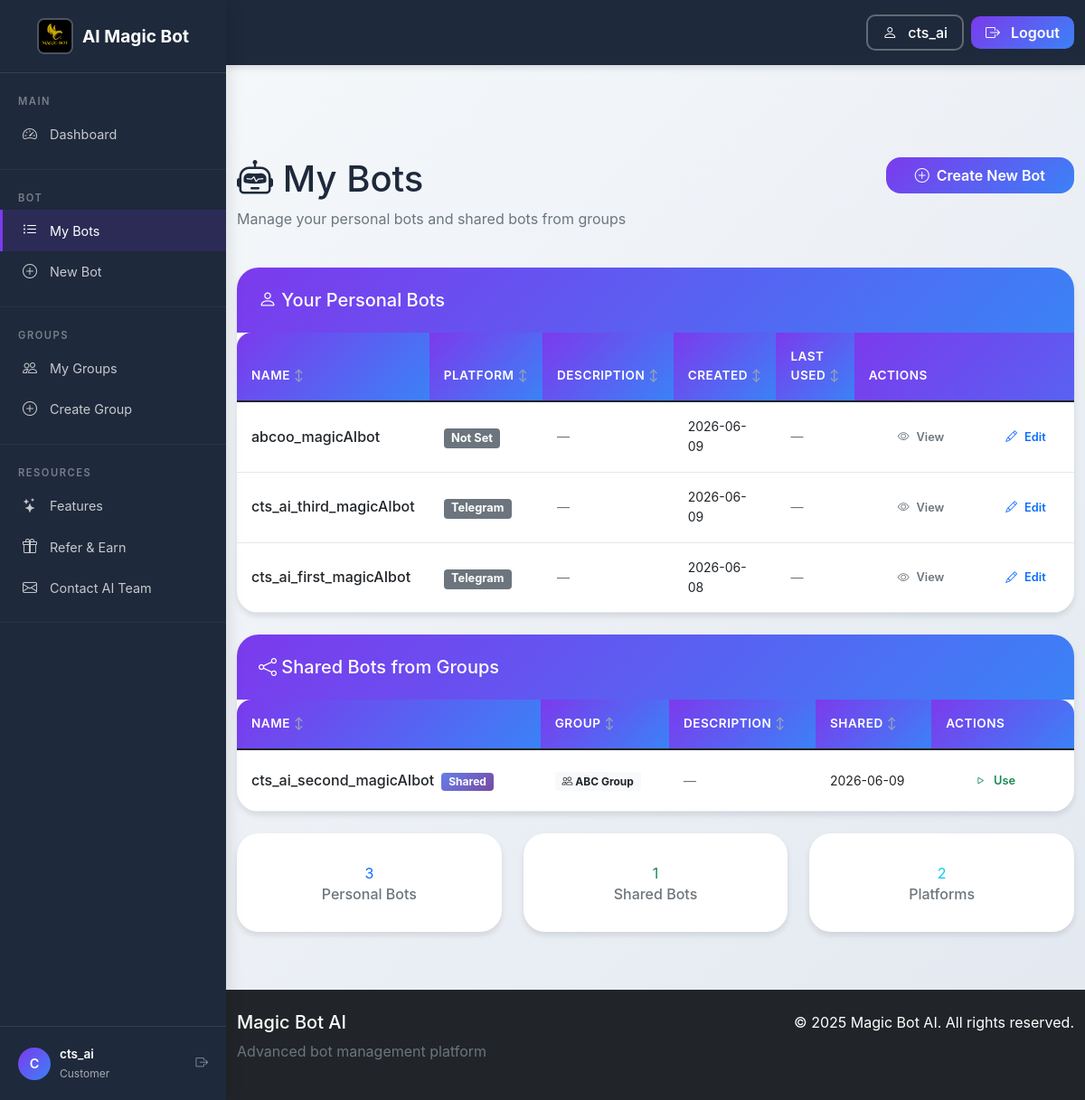
The page /my_bots (signed in) on the database its author committed.
### tables this page shows
CREATE TABLE bots (
            id INTEGER PRIMARY KEY AUTOINCREMENT,
            user_id INTEGER NOT NULL,
            name TEXT NOT NULL,
            email TEXT,
            organization TEXT,
            messaging TEXT,
            token TEXT NOT NULL,
            created_at TIMESTAMP DEFAULT CURRENT_TIMESTAMP,
            updated_at TIMESTAMP DEFAULT CURRENT_TIMESTAMP,
            llm TEXT,
            description TEXT,
            is_active BOOLEAN DEFAULT TRUE,
            online INTEGER DEFAULT 0,
            last_used TIMESTAMP,
            usage_count INTEGER DEFAULT 0,
            config TEXT,
            webhook_url TEXT,
            api_key TEXT,
            tags TEXT,
            file_folder TEXT
            , status TEXT DEFAULT 'active', FOREIGN KEY (user_id) REFERENCES users (id) ON DELETE CASCADE
        );

### app_complete_with_groups.py (the view)
@app.route("/my-bots")
@app.route("/my_bots")  # Alias for backward compatibility
@login_required
def my_bots():
    user_id = session["user_id"]
    role = session.get("role", "customer")
    if role == "admin":
        return redirect(url_for("admin_bots"))
    conn = get_db_connection()
    bots = conn.execute("""
        SELECT b.* FROM bots b
        WHERE b.user_id = ?
        ORDER BY b.created_at DESC
    """, (user_id,)).fetchall()
    shared_bots = conn.execute("""
        SELECT DISTINCT b.*, t.name as group_name, sb.shared_at
        FROM shared_bots sb
        JOIN bots b ON sb.bot_id = b.id
        JOIN groups t ON sb.group_id = t.id
        JOIN group_members tm ON t.id = tm.group_id
        WHERE tm.user_id = ? AND t.is_active = TRUE AND tm.status = 'active' AND b.is_active = TRUE
        ORDER BY sb.shared_at DESC
    """, (user_id,)).fetchall()
    conn.close()
    return render_template("my_bots_with_groups.html",
                         bots=bots,
                         shared_bots=shared_bots,
                         username=session.get("username"),
                         role=role)

### app_complete_with_groups.py (called while the page is built)
@app.context_processor
def inject_random_background():
    import random
    background_images = [
        '/static/AI_IMG1.jpeg',
        '/static/AI_IMG_2.jpeg',
        '/static/AI_IMG_3.jpeg',
        '/static/AI_IMG_4.jpeg'
    ]
    random_bg = random.choice(background_images)
    return {
        'random_background': random_bg,
        'all_backgrounds': background_images,
        'is_admin': session.get('role') == 'admin'
    }

    def __call__(self, environ, start_response):
        environ['wsgi.url_scheme'] = 'https'
        return super().__call__(environ, start_response)

### db.py (called while the page is built)
def _sqlite_conn():
    import sqlite3
    db_path = Path(__file__).parent / "users.db"
    conn = sqlite3.connect(str(db_path), timeout=10)
    conn.row_factory = sqlite3.Row
    conn.execute("PRAGMA journal_mode=WAL")
    conn.execute("PRAGMA busy_timeout = 5000")
    conn.execute("PRAGMA synchronous = NORMAL")
    conn.execute("PRAGMA foreign_keys = ON")
    return conn

def get_conn():
    if USE_PG:
        return _pg_conn()
    return _sqlite_conn()

### group_collaboration_ui.py (called while the page is built)
def login_required(f):
    @wraps(f)
    def decorated_function(*args, **kwargs):
        if "user_id" not in session:
            flash("Please log in to access this page.", "error")
            return redirect(url_for("signin_local"))
        return f(*args, **kwargs)
    return decorated_function

### templates/my_bots_with_groups.html (shortened to what this page needs)
<!DOCTYPE html>
<html lang="en">
<head>
    <link href="https://cdn.jsdelivr.net/npm/bootstrap@5.1.3/dist/css/bootstrap.min.css" rel="stylesheet">
    <link rel="stylesheet" href="https://cdn.jsdelivr.net/npm/bootstrap-icons@1.8.1/font/bootstrap-icons.css">
    <link rel="stylesheet" href="{{ url_for('static', filename='css/shared.css') }}">
</head>
<body class="sidebar-layout">
    {% with active_page='my_bots' %}
    {% include '_sidebar.html' %}
    {% endwith %}
    <div class="sidebar-content">
    <div class="container mt-4">
        <div class="row mb-4">
            <div class="col">
                <h1><i class="bi bi-robot"></i> My Bots</h1>
                <p class="text-muted">Manage your personal bots and shared bots from groups</p>
            </div>
            <div class="col-auto">
                <a href="/register-bot" class="btn btn-primary">
                    <i class="bi bi-plus-circle"></i> Create New Bot
                </a>
            </div>
        </div>
        <div class="card mb-4">
            <div class="card-header bg-white">
                <h5 class="mb-0"><i class="bi bi-person"></i> Your Personal Bots</h5>
            </div>
            <div class="card-body p-0">
                {% if bots %}
                <div class="table-responsive">
                    <table class="table table-bots mb-0">
                        <thead>
                            <tr>
                                <th>Name</th>
                                <th>Platform</th>
                                <th>Description</th>
                                <th>Created</th>
                                <th>Last Used</th>
                                <th>Actions</th>
                            </tr>
                        </thead>
                        <tbody>
                            {% for bot in bots %}
                            <tr>
                                <td class="bot-name-cell" data-label="Name">{{ bot.name }}</td>
                                <td data-label="Platform"><span class="badge bg-secondary platform-badge">{{ bot.messaging|title }}</span></td>
                                <td class="text-muted small" data-label="Description">{% if bot.description %}{{ bot.description|truncate(60) }}{% else %}<span class="text-muted">—</span>{% endif %}</td>
                                <td class="small" data-label="Created">{{ bot.created_at[:10] }}</td>
                                <td class="small" data-label="Last Used">{% if bot.last_used %}{{ bot.last_used[:10] }}{% else %}<span class="text-muted">—</span>{% endif %}</td>
                                <td data-label="Actions">
                                    <div class="d-flex gap-1">
                                        <a href="/bot/{{ bot.id }}" class="btn btn-outline-secondary btn-sm action-btn">
                                            <i class="bi bi-eye"></i> View
                                        </a>
                                        <a href="/register-bot/{{ bot.id }}" class="btn btn-outline-primary btn-sm action-btn">
                                            <i class="bi bi-pencil"></i> Edit
                                        </a>
                                    </div>
                                </td>
                            </tr>
                            {% endfor %}
                        </tbody>
                    </table>
                </div>
                {% endif %}
            </div>
        </div>
        {% if shared_bots %}
        <div class="card mb-4">
            <div class="card-header bg-white">
                <h5 class="mb-0"><i class="bi bi-share"></i> Shared Bots from Groups</h5>
            </div>
            <div class="card-body p-0">
                <div class="table-responsive">
                    <table class="table table-bots mb-0">
                        <thead>
                            <tr>
                                <th>Name</th>
                                <th>Group</th>
                                <th>Description</th>
                                <th>Shared</th>
                                <th>Actions</th>
                            </tr>
                        </thead>
                        <tbody>
                            {% for bot in shared_bots %}
                            <tr>
                                <td class="bot-name-cell" data-label="Name">{{ bot.name }} <span class="badge shared-badge ms-1">Shared</span></td>
                                <td data-label="Group"><span class="badge bg-light text-dark"><i class="bi bi-people"></i> {{ bot.group_name }}</span></td>
                                <td class="text-muted small" data-label="Description">{% if bot.description %}{{ bot.description|truncate(60) }}{% else %}<span class="text-muted">—</span>{% endif %}</td>
                                <td class="small" data-label="Shared">{% if bot.shared_at %}{{ bot.shared_at[:10] }}{% else %}Unknown{% endif %}</td>
                                <td data-label="Actions">
                                    <a href="#" class="btn btn-outline-success btn-sm action-btn">
                                        <i class="bi bi-play"></i> Use
                                    </a>
                                </td>
                            </tr>
                            {% endfor %}
                        </tbody>
                    </table>
                </div>
            </div>
        </div>
        {% endif %}
        <div class="row mt-4">
            <div class="col-md-4 mb-3">
                <div class="card text-center">
                    <div class="card-body">
                        <div class="stat-value text-primary">{{ bots|length }}</div>
                        <h6 class="text-muted mb-0">Personal Bots</h6>
                    </div>
                </div>
            </div>
            <div class="col-md-4 mb-3">
                <div class="card text-center">
                    <div class="card-body">
                        <div class="stat-value text-success">{{ shared_bots|length }}</div>
                        <h6 class="text-muted mb-0">Shared Bots</h6>
                    </div>
                </div>
            </div>
            <div class="col-md-4 mb-3">
                <div class="card text-center">
                    <div class="card-body">
                        <div class="stat-value text-info">{{ bots|map(attribute='messaging')|unique|list|length }}</div>
                        <h6 class="text-muted mb-0">Platforms</h6>
                    </div>
                </div>
            </div>
        </div>
    </div>
    </div>
    <footer class="bg-dark text-white mt-5 py-4">
        <div class="container">
            <div class="row">
                <div class="col-md-6">
                    <h5>Magic Bot AI</h5>
                    <p class="text-muted">Advanced bot management platform</p>
                </div>
                <div class="col-md-6 text-end">
                    <p class="mb-0">&copy; 2025 Magic Bot AI. All rights reserved.</p>
                </div>
            </div>
        </div>
    </footer>
</body>
</html>

### static/css/shared.css (style rules this page uses)
:root { --primary-color: #7c3aed; --secondary-color: #3b82f6; --accent-color: #f59e0b; --success-color: #10b981; --danger-color: #ef4444; --warning-color: #f59e0b; --info-color: #3b82f6; --dark-color: #1e293b; --light-color: #f8fafc; --gray-100: #f1f5f9; --gray-200: #e2e8f0; --gray-300: #cbd5e1; --gray-400: #94a3b8; --gray-500: #64748b; --gray-600: #475569; --gray-700: #334155; --gray-800: #1e293b; --gray-900: #0f172a; --body-bg: linear-gradient(135deg, #f8fafc 0%, #e2e8f0 100%); --card-bg: white; --text-color: var(--dark-color); --text-light: var(--gray-600); --text-muted: var(--gray-500); --border-color: var(--gray-300); --spacing-xs: 0.25rem; --spacing-sm: 0.5rem; --spacing-md: 1rem; --spacing-lg: 1.5rem; --spacing-xl: 2rem; --spacing-2xl: 3rem; --spacing-3xl: 4rem; --radius-sm: 0.25rem; --radius-md: 0.5rem; --radius-lg: 1rem; --radius-xl: 1.5rem; --radius-2xl: 2rem; --shadow-sm: 0 1px 3px rgba(0, 0, 0, 0.12); --shadow-md: 0 4px 6px rgba(0, 0, 0, 0.1); --shadow-lg: 0 10px 25px rgba(0, 0, 0, 0.15); --shadow-xl: 0 20px 40px rgba(0, 0, 0, 0.2); --shadow-2xl: 0 25px 50px rgba(0, 0, 0, 0.25); --transition-fast: 0.15s ease; --transition-normal: 0.3s ease; --transition-slow: 0.5s ease; --transition-bounce: cubic-bezier(0.175, 0.885, 0.32, 1.275); }
* { font-family: 'Poppins', -apple-system, BlinkMacSystemFont, 'Segoe UI', Roboto, 'Helvetica Neue', Arial, sans-serif; box-sizing: border-box; }
body { background: var(--body-bg); color: var(--text-color); line-height: 1.6; min-height: 100vh; overflow-x: hidden; }
a { color: var(--primary-color); text-decoration: none; transition: color var(--transition-fast); }
.btn { border-radius: var(--radius-lg); font-weight: 600; padding: var(--spacing-sm) var(--spacing-xl); transition: all var(--transition-normal); border: none; display: inline-flex; align-items: center; justify-content: center; gap: var(--spacing-sm); }
.btn-primary { background: linear-gradient(135deg, var(--primary-color), var(--secondary-color)); border: none; color: white; }
.card { border: none; border-radius: var(--radius-xl); box-shadow: var(--shadow-md); transition: all var(--transition-normal); background: var(--card-bg); overflow: hidden; }
.card-header { background: linear-gradient(135deg, var(--primary-color), var(--secondary-color)); color: white; border: none; padding: var(--spacing-lg); font-weight: 600; }
.card-body { padding: var(--spacing-xl); }
.table { border-radius: var(--radius-lg); overflow: hidden; box-shadow: var(--shadow-sm); }
.table thead th { background: linear-gradient(135deg, var(--primary-color), var(--secondary-color)); color: white; border: none; padding: var(--spacing-md); font-weight: 600; }
.table tbody tr { transition: background-color var(--transition-fast); }
.table td { padding: var(--spacing-md); vertical-align: middle; border-color: var(--gray-200); }
body.sidebar-layout { padding-left: 250px; transition: padding-left var(--transition-normal); min-height: 100vh; }
.sidebar-content { padding-top: 20px; }
.sidebar-content { margin-left: 0; padding-top: 70px; min-height: 100vh; }

### templates/my_bots_with_groups.html (style rules this page uses)
.table-bots th { background-color: #f8f9fa; border-bottom: 2px solid #dee2e6; font-weight: 600; font-size: 0.85rem; text-transform: uppercase; letter-spacing: 0.5px; color: #6c757d; }
.table-bots td { vertical-align: middle; }
.shared-badge { background: linear-gradient(135deg, #667eea 0%, #764ba2 100%); color: white; }
.bot-name-cell { font-weight: 500; }
.platform-badge { font-size: 0.8rem; }
.action-btn { padding: 0.25rem 0.5rem; font-size: 0.8rem; }
body { color: #0d131a; min-height: 100vh; }

### rows shown on the page
bots: name "abcoo_magicAIbot", messaging "Not Set", created_at "2026-06-09"
bots: name "cts_ai_third_magicAIbot", messaging "Telegram", created_at "2026-06-09"
bots: name "cts_ai_first_magicAIbot", messaging "Telegram", created_at "2026-06-08"
bots: name "cts_ai_second_magicAIbot", group_name "ABC Group", shared_at "2026-06-09"

### other values the page prints
{{ username }} "cts_ai"
{{ username[:1].upper() if username else 'U' }} "C"
{{ role|title if role else 'User' }} "Customer"
{{ bots|length }} "3"
{{ shared_bots|length }} "1"
{{ bots|map(attribute='messaging')|unique|list|length }} "2"
